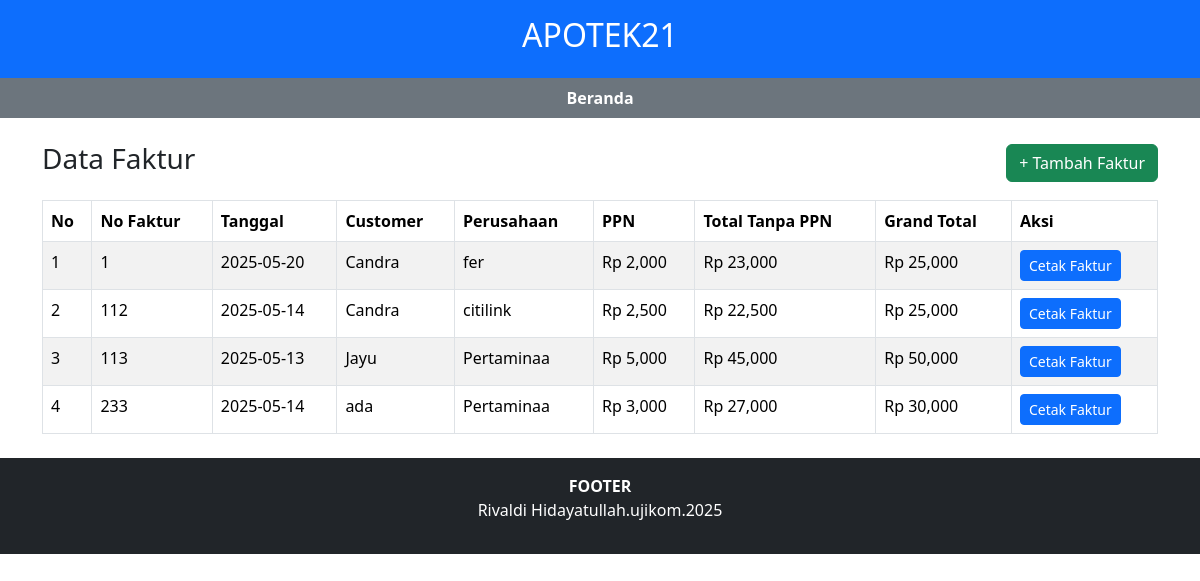
Page /faktur.php on the committed database.
### tables this page shows
CREATE TABLE `faktur` (
  `no_faktur` int(11) NOT NULL,
  `tgl_faktur` date NOT NULL,
  `due_date` date NOT NULL,
  `metode_bayar` varchar(50) NOT NULL,
  `ppn` decimal(10,2) NOT NULL,
  `dp` decimal(10,2) NOT NULL,
  `grand_total` decimal(12,2) NOT NULL,
  `user` varchar(50) NOT NULL,
  `id_customer` int(11) NOT NULL,
  `id_perusahaan` int(11) NOT NULL
);

CREATE TABLE `customer` (
  `id_customer` int(11) NOT NULL,
  `nama_customer` varchar(100) NOT NULL,
  `perusahaan_cust` varchar(100) NOT NULL,
  `alamat` text NOT NULL
);

CREATE TABLE `perusahaan` (
  `id_perusahaan` int(11) NOT NULL,
  `nama_perusahaan` varchar(100) NOT NULL,
  `alamat` text NOT NULL,
  `no_telp` varchar(20) NOT NULL,
  `fax` varchar(20) NOT NULL
);

### faktur.php (the view, shortened to what this page needs)
<?php
include 'koneksi.php';
$data = mysqli_query($conn, "
  SELECT f.no_faktur, f.tgl_faktur, f.grand_total, f.ppn, c.nama_customer, p.nama_perusahaan
  FROM faktur f
  JOIN customer c ON f.id_customer = c.id_customer
  JOIN perusahaan p ON f.id_perusahaan = p.id_perusahaan
");
?>
<!DOCTYPE html>
<html>
<head>
  <link href="https://cdn.jsdelivr.net/npm/bootstrap@5.3.3/dist/css/bootstrap.min.css" rel="stylesheet">
</head>
<body>
  <header class="bg-primary text-white text-center py-3">
    <h2>APOTEK21</h2>
  </header>
  <nav class="bg-secondary text-white text-center py-2">
    <a href="index.php" class="text-white mx-3 text-decoration-none"><strong>Beranda</strong></a>
  </nav>
  <div class="container mt-4">
    <div class="d-flex justify-content-between align-items-center mb-3">
      <h3>Data Faktur</h3>
      <a href="tambah_faktur.php" class="btn btn-success">+ Tambah Faktur</a>
    </div>
    <table class="table table-bordered table-striped">
      <thead>
        <tr>
          <th>No</th>
          <th>No Faktur</th>
          <th>Tanggal</th>
          <th>Customer</th>
          <th>Perusahaan</th>
          <th>PPN</th>
          <th>Total Tanpa PPN</th>
          <th>Grand Total</th>
          <th>Aksi</th>
        </tr>
      </thead>
      <tbody>
        <?php $no = 1; while ($d = mysqli_fetch_assoc($data)) : ?>
        <?php
          $total_tanpa_ppn = $d['grand_total'] - $d['ppn'];
        ?>
        <tr>
          <td><?= $no++ ?></td>
          <td><?= $d['no_faktur'] ?></td>
          <td><?= $d['tgl_faktur'] ?></td>
          <td><?= $d['nama_customer'] ?></td>
          <td><?= $d['nama_perusahaan'] ?></td>
          <td>Rp <?= number_format($d['ppn']) ?></td>
          <td>Rp <?= number_format($total_tanpa_ppn) ?></td>
          <td>Rp <?= number_format($d['grand_total']) ?></td>
          <td>
            <a href="cetak_faktur.php?no_faktur=<?= $d['no_faktur'] ?>" target="_blank" class="btn btn-sm btn-primary">Cetak Faktur</a>
          </td>
        </tr>
        <?php endwhile; ?>
      </tbody>
    </table>
  </div>
  <footer class="bg-dark text-white text-center py-3 mt-4">
    <strong>FOOTER</strong>
    <p>Rivaldi Hidayatullah.ujikom.2025</p>
  </footer>
</body>
</html>

### rows in the picture
faktur: no_faktur "1", tgl_faktur "2025-05-20", id_customer.nama_customer "Candra", id_perusahaan.nama_perusahaan "fer", ppn "2,000", total_tanpa_ppn "23,000", grand_total "25,000"
faktur: no_faktur "112", tgl_faktur "2025-05-14", id_customer.nama_customer "Candra", id_perusahaan.nama_perusahaan "citilink", ppn "2,500", total_tanpa_ppn "22,500", grand_total "25,000"
faktur: no_faktur "113", tgl_faktur "2025-05-13", id_customer.nama_customer "Jayu", id_perusahaan.nama_perusahaan "Pertaminaa", ppn "5,000", total_tanpa_ppn "45,000", grand_total "50,000"
faktur: no_faktur "233", tgl_faktur "2025-05-14", id_customer.nama_customer "ada", id_perusahaan.nama_perusahaan "Pertaminaa", ppn "3,000", total_tanpa_ppn "27,000", grand_total "30,000"
